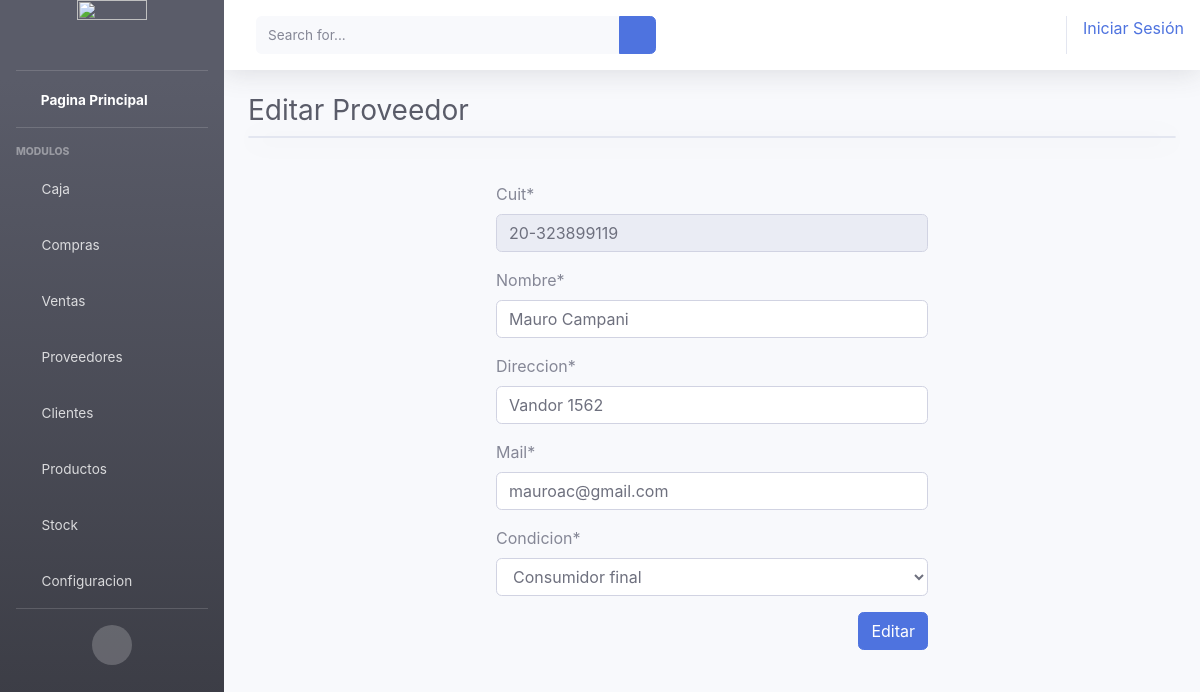
Screenshot of /proveedores/editarProveedor/20-323899119 with the database file from the repository.
### proveedores/models.py (models this page shows)
class proveedores(models.Model):
    cuit = models.CharField(max_length=12, primary_key=True, unique=True)
    nombre = models.CharField(max_length=50)
    direccion = models.CharField(max_length=50)
    mail = models.EmailField()
    condicion = models.IntegerField(choices=opciones_condicion)

### proveedores/views.py (the view, shortened to what this page needs)
# urls.py: path('editarProveedor/<id>', editarProveedor, name="editarProveedor"),
def editarProveedor(request, id):
    proveedor = get_object_or_404(proveedores, pk=id)
    data = {
        'form': editarProvForm(instance=proveedor)
    }
    return render(request, 'proveedores/editarProveedor.html', data)

### proveedores/forms.py
class editarProvForm(forms.ModelForm):
    class Meta:
        model = proveedores
        fields = '__all__'
        widgets = {
            'cuit': forms.TextInput(attrs={'id': 'cuit', 'readonly': True})
        }

### cedal/templates/proveedores/editarProveedor.html (shortened to what this page needs)
{% extends 'Header/header.html' %}
{% load static %}
{% load crispy_forms_tags %}
{% block content %}
<div class="container-fluid">
    <h1 class="h3 mb-2 text-gray-800">Editar Proveedor</h1>
    <div class="card shadow mb-4"></div>
        <div class="card-body">
            <form action="" method="post" enctype="multipart/form-data">
                <div class="row">
                    <div class="col-12 col-md-6 offset-md-3">
                      {{ form|crispy}}
                <div class="d-flex justify-content-end">
                <button class="btn btn-primary" type="submit">Editar</button>
            </div>
                </div>
            </form>
        </div>
    </div>
</div>
{% endblock %}

### rows the page displays
proveedores: cuit "20-323899119", nombre "Mauro Campani", direccion "Vandor 1562", mail "mauroac@gmail.com", condicion "Consumidor final"
